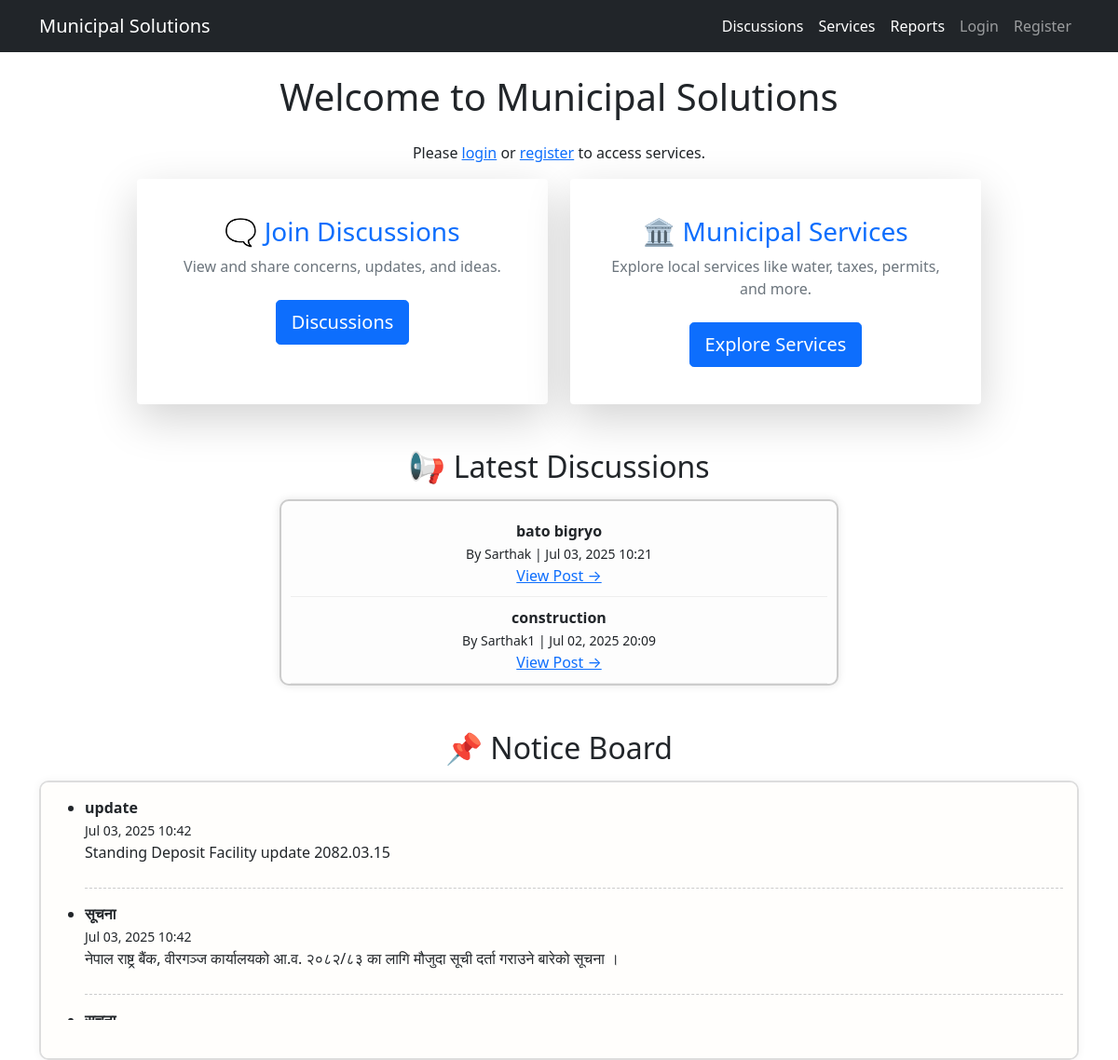
The page / on the database its author committed.
### services/models.py (models this page shows, shortened)
class DiscussionPost(models.Model):
    author = models.ForeignKey(CustomUser, on_delete=models.CASCADE)
    title = models.CharField(max_length=200)
    content = models.TextField()
    image = models.ImageField(upload_to='discussion_images/', blank=True, null=True)  # NEW
    location = models.CharField(max_length=100, blank=True, null=True)  # For storing map location
    created_at = models.DateTimeField(auto_now_add=True)
    updated_at = models.DateTimeField(auto_now=True)
    likes = models.PositiveIntegerField(default=0)
    dislikes = models.PositiveIntegerField(default=0)

class Notice(models.Model):
    title = models.CharField(max_length=255)
    content = models.TextField()
    created_at = models.DateTimeField(auto_now_add=True)
    class Meta:
        ordering = ['-created_at']

### accounts/models.py (models this page shows, shortened)
class CustomUser(AbstractUser):
    is_admin = models.BooleanField(default=False)
    phone_number = models.CharField(max_length=20, blank=True)
    address = models.TextField(blank=True)
    email = models.EmailField(unique=True)

### services/views.py (the view)
# urls.py: 2. Add a URL to urlpatterns:  path('', views.home, name='home')
def home(request):
    latest_posts = DiscussionPost.objects.order_by('-created_at')[:5]
    notices = Notice.objects.all()[:10]
    return render(request, 'services/home.html', {
        'latest_posts': latest_posts,
        'notices': notices
    })

### templates/services/home.html (shortened to what this page needs)
{% extends 'base.html' %}
{% block content %}
<div class="container mt-4 text-center">
    <h1 class="mb-4">Welcome to Municipal Solutions</h1>
    {% if user.is_authenticated %}
        {% if user.is_admin %}
            <div class="alert alert-info">
                You have admin privileges. <a href="/admin/">Access admin panel</a>
            </div>
        {% endif %}
    {% else %}
        <p>Please <a href="{% url 'login' %}">login</a> or <a href="{% url 'register' %}">register</a> to access services.</p>
    {% endif %}
    <div class="row justify-content-center g-4 mb-5">
        <div class="col-md-5">
            <a href="{% url 'discussions' %}" class="text-decoration-none">
                <div class="card shadow-lg h-100 p-4 border-0 hover-zoom">
                    <div class="card-body">
                        <h3 class="card-title text-primary">🗨️ Join Discussions</h3>
                        <p class="card-text text-muted">View and share concerns, updates, and ideas.</p>
                        <button class="btn btn-primary btn-lg mt-2">Discussions</button>
                    </div>
                </div>
            </a>
        </div>
        <div class="col-md-5">
            <a href="{% url 'service_page' %}" class="text-decoration-none">
                <div class="card shadow-lg h-100 p-4 border-0 hover-zoom">
                    <div class="card-body">
                        <h3 class="card-title text-primary">🏛️ Municipal Services</h3>
                        <p class="card-text text-muted">Explore local services like water, taxes, permits, and more.</p>
                        <button class="btn btn-primary btn-lg mt-2">Explore Services</button>
                    </div>
                </div>
            </a>
        </div>
    </div>
    <h2 class="text-center">📢 Latest Discussions</h2>
    <div class="scroll-box mx-auto mt-3">
        <div class="scroll-content">
            {% for post in latest_posts %}
                <div class="scroll-item">
                    <strong>{{ post.title }}</strong><br>
                    <small>By {{ post.author.username }} | {{ post.created_at|date:"M d, Y H:i" }}</small><br>
                    <a href="{% url 'post_detail' post.id %}">View Post →</a>
                </div>
            {% empty %}
                <p>No discussions available.</p>
            {% endfor %}
        </div>
    </div>
</div>
<h2 class="text-center mt-5">📌 Notice Board</h2>
<div class="notice-board mt-3">
    <ul class="notice-list">
        {% for notice in notices %}
            <li>
                <strong>{{ notice.title }}</strong><br>
                <small>{{ notice.created_at|date:"M d, Y H:i" }}</small><br>
                <p>{{ notice.content|truncatewords:25 }}</p>
            </li>
        {% empty %}
            <li>No notices available.</li>
        {% endfor %}
    </ul>
</div>
{% endblock %}

### templates/services/home.html (style rules this page uses)
.scroll-box { max-width: 600px; height: 200px; overflow: hidden; border: 2px solid #ccc; border-radius: 10px; padding: 10px; background-color: #fdfdfd; box-shadow: 0 0 10px rgba(0,0,0,0.1); position: relative; }
.scroll-content { display: flex; flex-direction: column; animation: scrollUp 20s linear infinite; }
.scroll-item { padding: 10px 0; border-bottom: 1px solid #eee; }
.notice-board { max-height: 300px; overflow-y: auto; border: 2px solid #ddd; border-radius: 10px; padding: 15px; background: #fffefc; box-shadow: 0 0 10px rgba(0,0,0,0.05); }
.notice-list li { margin-bottom: 15px; padding-bottom: 10px; border-bottom: 1px dashed #ccc; }

### rows shown on the page
DiscussionPost: title "bato bigryo", author.username "Sarthak", created_at "Jul 03, 2025 10:21"
DiscussionPost: title "construction", author.username "Sarthak1", created_at "Jul 02, 2025 20:09"
Notice: title "update", created_at "Jul 03, 2025 10:42", content "Standing Deposit Facility update 2082.03.15"
Notice: title "सूचना", created_at "Jul 03, 2025 10:42", content "नेपाल राष्ट्र बैंक, वीरगञ्ज कार्यालयको आ.व. २०८२/८३ का लागि मौजुदा सूची दर्ता गराउने बारेको सूचना ।"
Notice: title "सूचना"
